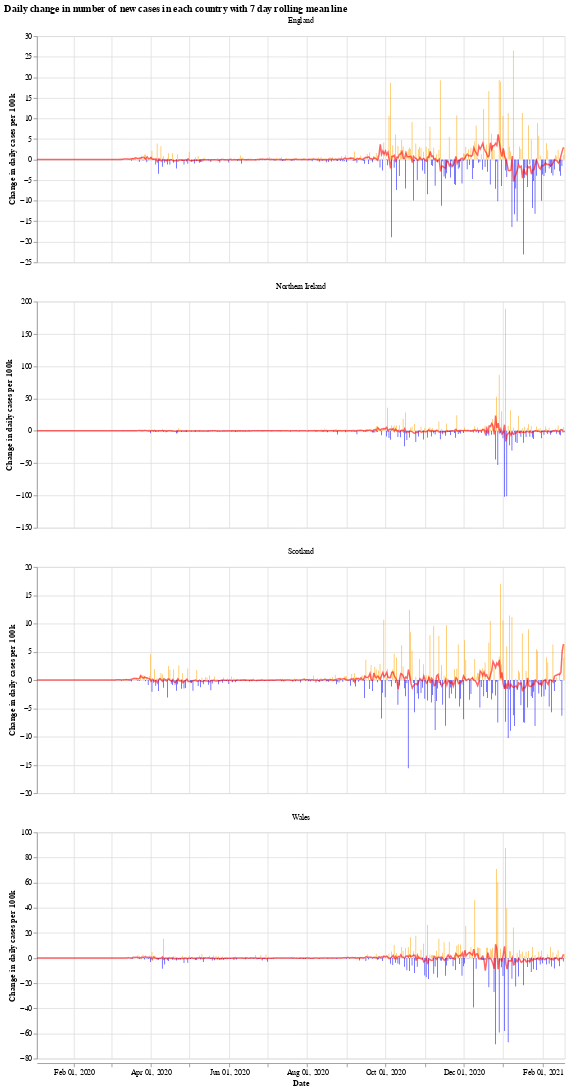

Notebook code for this chart:
### Markdown cell above
We will use the Python library `Altair` for visualising the data, see the [altair docs](https://altair-viz.github.io/) for more information.

First we have a graph which shows the daily change in the number of new cases for each country. This number jumps up and down all over the place, which is likely due to delay in reporting of new cases over the weekend. Another interesting thing is that it looks like the daily cases in Wales experienced a much shorter period of calm over the summer (calm in the sense of daily cases not jumping up and down).

The orange bars are days when the number of new cases (per 100k population) was more than the previous day, while the blue are days when the number of new cases dropped. The red line is the 7 day moving average. 

When the moving average line is below 0, it means that there is a consistent drop in new cases. We can see this clearly happening around the times that lockdowns were introduced (though, to varying degrees). I will update the graphs soon with a marker of when each lockdown started.

### Code cell
# collapse
import altair as alt

bars = alt.Chart(uk_cases).mark_bar().encode(
    x=alt.X("yearmonthdate(date):T", axis=alt.Axis(title='Date')),
    y=alt.Y("casesChangeRate:Q", axis=alt.Axis(title='Change in daily cases per 100k')),
    tooltip='casesChange',
    color=alt.condition(
        alt.datum.casesChangeRate > 0,
        alt.value("orange"),  # The positive color
        alt.value("blue")  # The negative color
    )
).properties(title='Daily change in number of new cases with 7 day rolling mean',width=700).interactive()

line = alt.Chart(uk_cases).mark_line(
    color='red',
    size=2,
    opacity=0.6
).transform_window(
    rolling_mean='mean(casesChangeRate)',
    frame=[0, 7],
    groupby=['areaName']
).encode(
    x='yearmonthdate(date):T',
    y='rolling_mean:Q'
)

alt.layer(bars, line, data=uk_cases).facet(alt.Column(
    'areaName', title=''), columns=1).resolve_scale(y='independent').properties(title='Daily change in number of new cases in each country with 7 day rolling mean line')

### Figure 1 — Vega-Lite specification as saved in the notebook (floating-point values rounded to 4 significant figures; data arrays with more than 128 entries replaced by an {"elided": "..."} marker saying what was removed)
{"config": {"view": {"continuousWidth": 400, "continuousHeight": 300}}, "data": {"name": "data-5bf4924e3464dc806993fc066ab27831"}, "facet": {"type": "nominal", "field": "areaName", "title": ""}, "spec": {"layer": [{"mark": "bar", "encoding": {"color": {"condition": {"value": "orange", "test": "(datum.casesChangeRate > 0)"}, "value": "blue"}, "tooltip": {"type": "quantitative", "field": "casesChange"}, "x": {"type": "temporal", "axis": {"title": "Date"}, "field": "date", "timeUnit": "yearmonthdate"}, "y": {"type": "quantitative", "axis": {"title": "Change in daily cases per 100k"}, "field": "casesChangeRate"}}, "selection": {"selector001": {"type": "interval", "bind": "scales", "encodings": ["x", "y"]}}, "title": "Daily change in number of new cases with 7 day rolling mean", "width": 700}, {"mark": {"type": "line", "color": "red", "opacity": 0.6, "size": 2}, "encoding": {"x": {"type": "temporal", "field": "date", "timeUnit": "yearmonthdate"}, "y": {"type": "quantitative", "field": "rolling_mean"}}, "transform": [{"window": [{"op": "mean", "field": "casesChangeRate", "as": "rolling_mean"}], "frame": [0, 7], "groupby": ["areaName"]}]}]}, "columns": 1, "resolve": {"scale": {"y": "independent"}}, "title": "Daily change in number of new cases in each country with 7 day rolling mean line", "$schema": "https://vega.github.io/schema/vega-lite/v4.8.1.json", "datasets": {"data-5bf4924e3464dc806993fc066ab27831": {"elided": "1648 records"}}}
